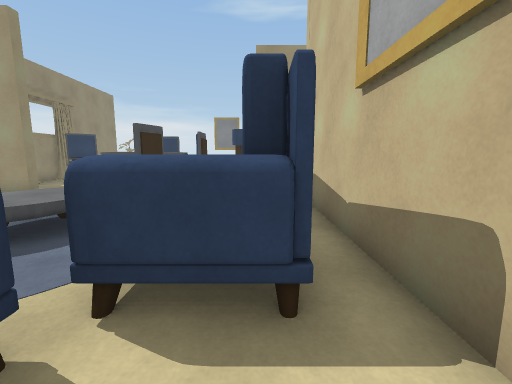
[1] (above)

20 first-person views from a walk through a 3-D level made in the Unity game engine. The camera is 1.3 m above the floor, tilts 8° down and sees 90° across. The floor is counted in squares, 1 m on a side. Each view is taken from the middle of a square. On the plan, view 1 faces up. The plan holds only what a view shows up to about 13 squares ahead; the rest is blank. Some animated figures are not drawn.

[2]
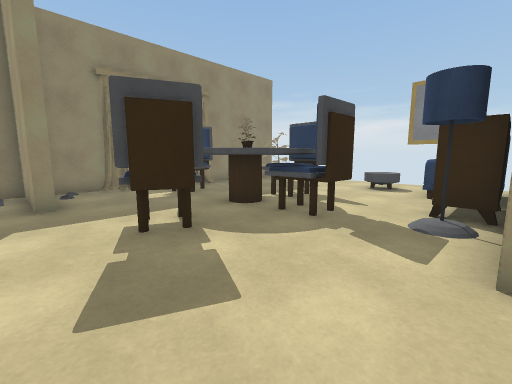

[3]
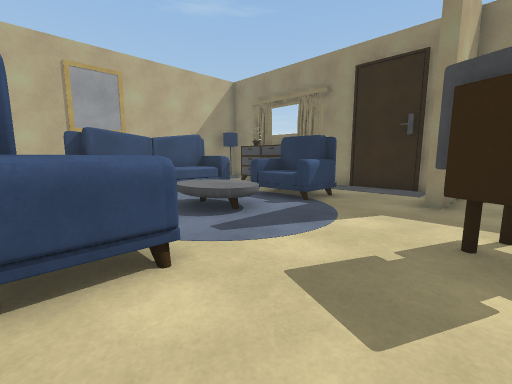

[4]
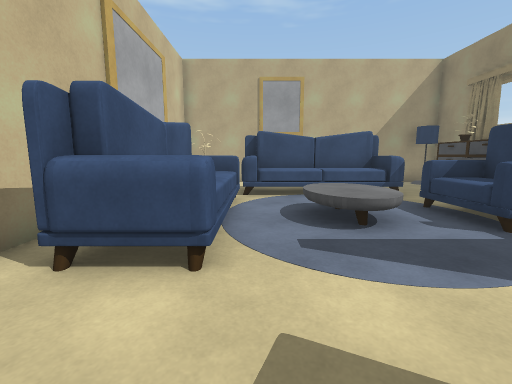

[5]
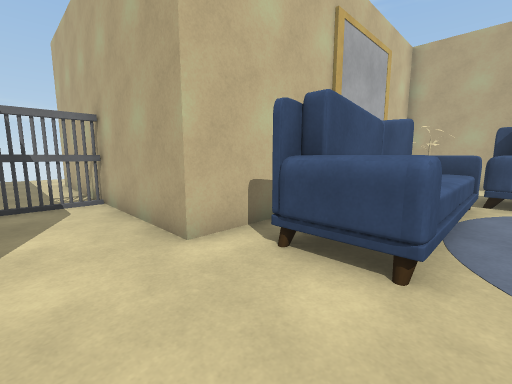

[6]
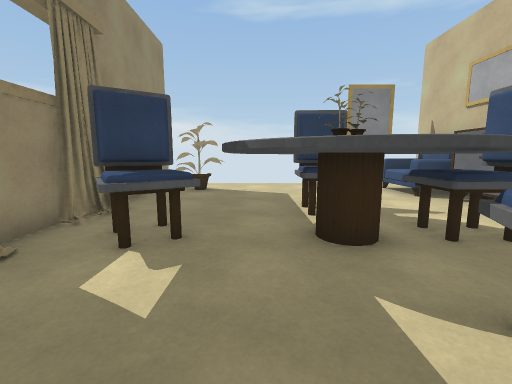

[7]
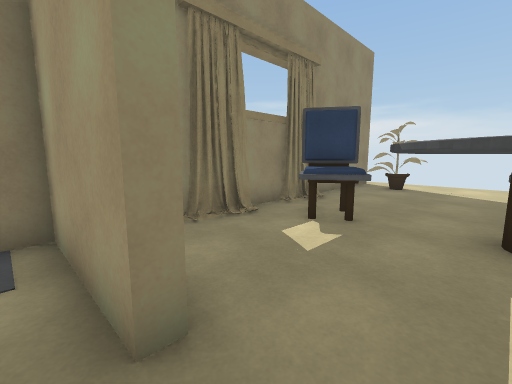

[8]
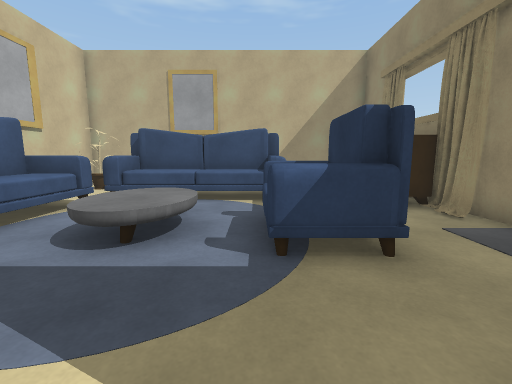

[9]
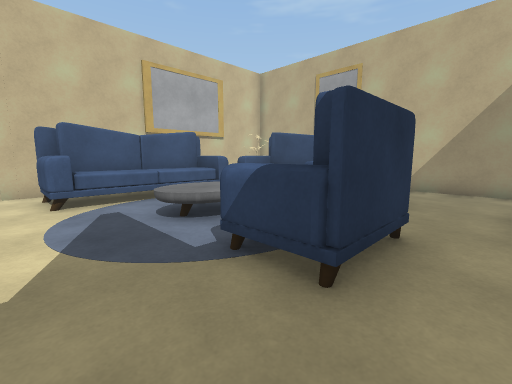

[10]
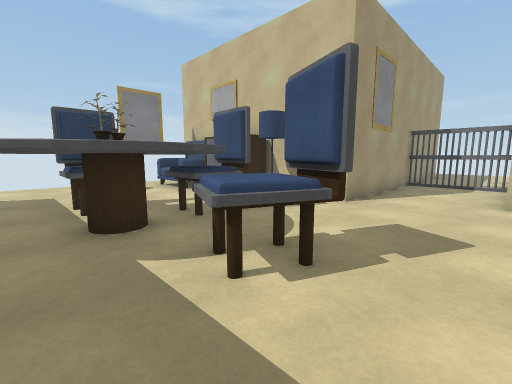

[11]
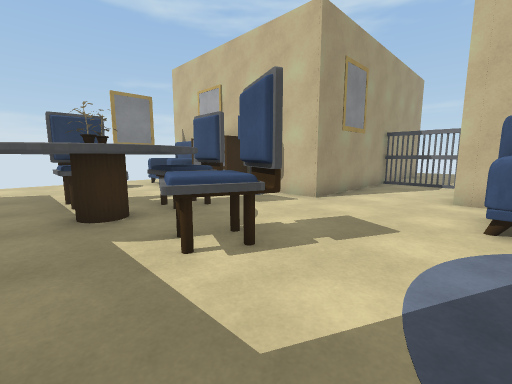

[12]
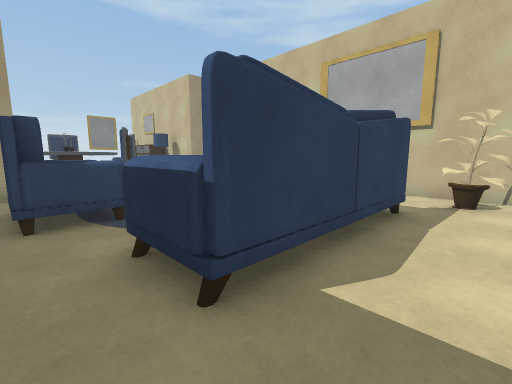

[13]
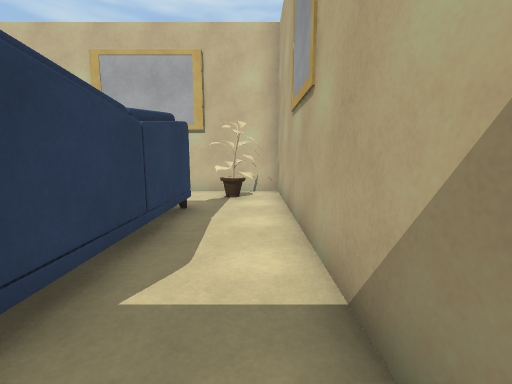

[14]
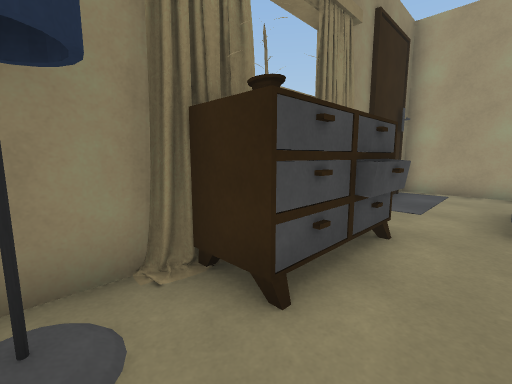

[15]
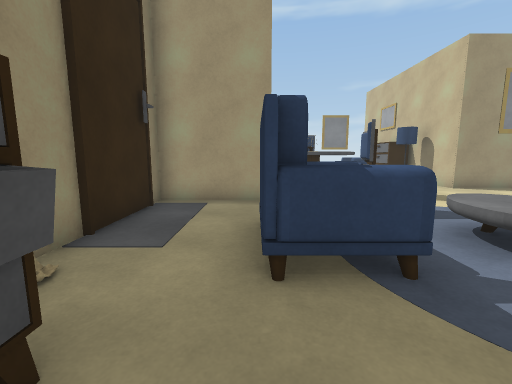

[16]
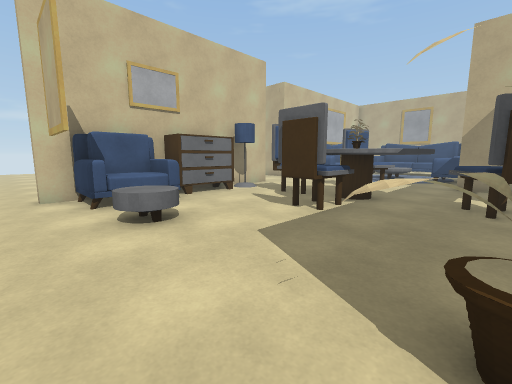

[17]
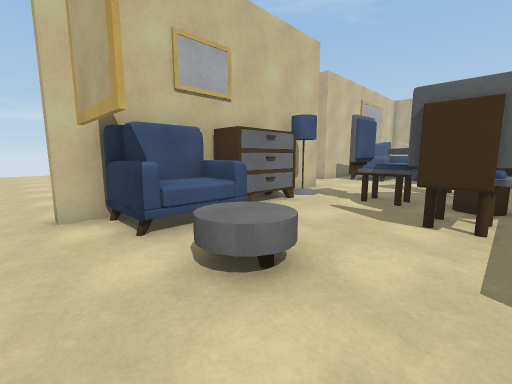

[18]
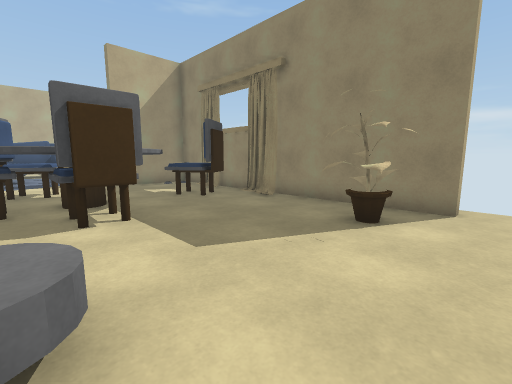

[19]
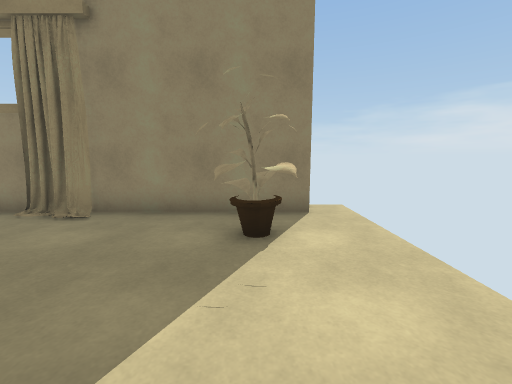

[20]
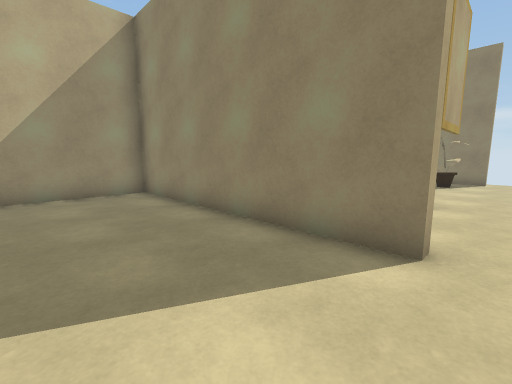

### Floor plan
Key: @ floor where view 1 was taken; # wall or solid block; x gap in a wall; . floor; C chair; L lamp; U curtain; S sofa; O other object.
Columns run from 11 left of view 1 to 14 right of it. Each row starts with its distance up from view 1.
 21 .......................
 20 # .........#...........
 19 #OOO...OOSS#....
 18 #OO....O.SS#....
 17 #........SS#....
 16 #....CC...O#....
 15 #....CC...O#....
 14 #UC.OOOCC.O#....
 13 #.CCOOOOC.L#....
 12 #UC.OOOO...#####
 11 #....OCC...#########
 10 #....CCC.........x........
  9 ####..C..........x........
  8 #............###########..
  7 # ........SS.#
  6 # .SSS.O..SS.#
  5 # .SSSOOO SS.#
  4 #..SSSOOO SS.#
  3 #..... O..SS.#
  2 #UO...  ..SS.#
  1 #UO.SSSSSS...#
  0 #UO.SSSSSS.@.#
 -1 #.........OOO#
 -2 #L........OOO#
 -3 ##############

Positions as (right, up) in squares from view 1, and headings:
1: (0, 0), facing up
2: (0, 8), facing up-left
3: (0, 10), facing down-left
4: (-2, 10), facing down
5: (-2, 10), facing down-right
6: (-7, 9), facing up
7: (-6, 8), facing up-left
8: (-6, 9), facing down
9: (-9, 8), facing down-right
10: (-7, 8), facing up-right
11: (-7, 7), facing up-right
12: (-8, -2), facing up-right
13: (-8, -2), facing right
14: (-8, -2), facing up-left
15: (-8, 1), facing up
16: (-9, 21), facing down-right
17: (-6, 21), facing down-right
18: (-4, 21), facing down-left
19: (-5, 19), facing left
20: (4, 21), facing down-left
